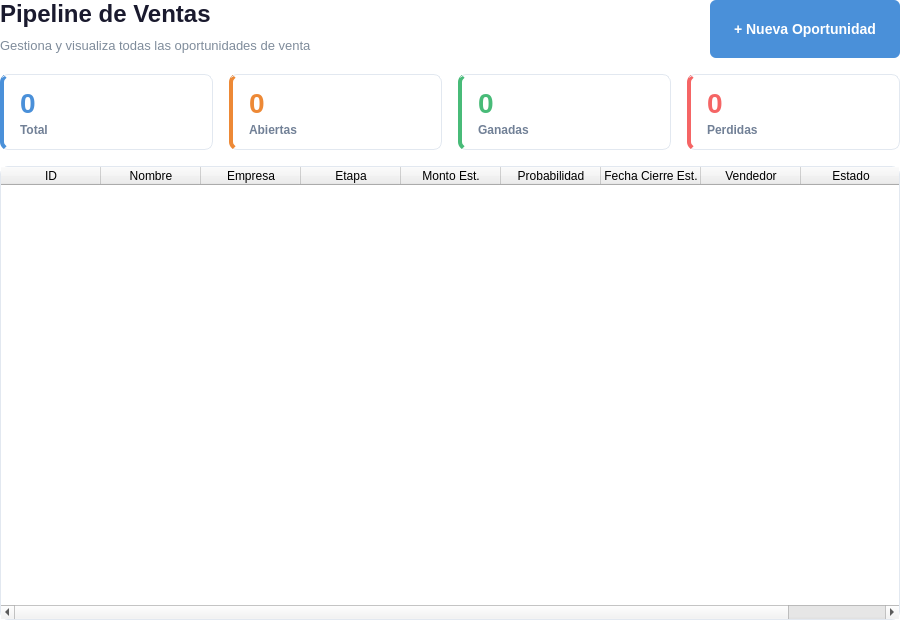
<?xml version="1.0" encoding="UTF-8"?>
<ui version="4.0">
 <class>OportunidadList</class>
 <widget class="QWidget" name="OportunidadList">
  <property name="geometry">
   <rect>
    <x>0</x>
    <y>0</y>
    <width>900</width>
    <height>620</height>
   </rect>
  </property>
  <property name="styleSheet">
   <string notr="true">
/* === GLOBAL === */
QWidget#OportunidadList {
    background-color: transparent;
}

/* === HEADER === */
QLabel#listTitle {
    font-size: 24px;
    font-weight: bold;
    color: #1a1a2e;
}
QLabel#listSubtitle {
    font-size: 13px;
    color: #7f8c9b;
}

/* === BOTON NUEVO === */
QPushButton#btn_nueva_oportunidad {
    background-color: #4a90d9;
    color: white;
    border: none;
    border-radius: 6px;
    font-size: 14px;
    font-weight: 600;
    padding: 10px 24px;
    min-height: 38px;
}
QPushButton#btn_nueva_oportunidad:hover {
    background-color: #3a7bc8;
}
QPushButton#btn_nueva_oportunidad:pressed {
    background-color: #2a6bb8;
}

/* === STAT CARDS === */
QFrame#cardTotal, QFrame#cardAbiertas, QFrame#cardGanadas, QFrame#cardPerdidas {
    background-color: white;
    border: 1px solid #e2e8f0;
    border-radius: 8px;
}
QFrame#cardTotal {
    border-left: 4px solid #4a90d9;
}
QFrame#cardAbiertas {
    border-left: 4px solid #ed8936;
}
QFrame#cardGanadas {
    border-left: 4px solid #48bb78;
}
QFrame#cardPerdidas {
    border-left: 4px solid #f56565;
}

QLabel#statValueTotal {
    font-size: 28px;
    font-weight: bold;
    color: #4a90d9;
}
QLabel#statValueAbiertas {
    font-size: 28px;
    font-weight: bold;
    color: #ed8936;
}
QLabel#statValueGanadas {
    font-size: 28px;
    font-weight: bold;
    color: #48bb78;
}
QLabel#statValuePerdidas {
    font-size: 28px;
    font-weight: bold;
    color: #f56565;
}
QLabel#statLabelTotal, QLabel#statLabelAbiertas, QLabel#statLabelGanadas, QLabel#statLabelPerdidas {
    font-size: 12px;
    color: #718096;
    font-weight: 500;
}

/* === TABLA === */
QTableWidget#tabla_oportunidades {
    background-color: white;
    border: 1px solid #e2e8f0;
    border-radius: 8px;
    gridline-color: #f0f2f5;
    font-size: 13px;
}
QTableWidget#tabla_oportunidades QHeaderView::section {
    background-color: #f7fafc;
    color: #2d3748;
    font-weight: bold;
    font-size: 13px;
    padding: 10px 8px;
    border: none;
    border-bottom: 2px solid #e2e8f0;
    border-right: 1px solid #f0f2f5;
}
QTableWidget#tabla_oportunidades QHeaderView::section:last {
    border-right: none;
}
QTableWidget#tabla_oportunidades::item {
    padding: 10px 8px;
    color: #2d3748;
    border-bottom: 1px solid #f0f2f5;
}
QTableWidget#tabla_oportunidades::item:selected {
    background-color: #ebf8ff;
    color: #2c5282;
}
QTableWidget#tabla_oportunidades::item:hover {
    background-color: #f7fafc;
}
   </string>
  </property>
  <layout class="QVBoxLayout" name="mainLayout">
   <property name="leftMargin">
    <number>0</number>
   </property>
   <property name="topMargin">
    <number>0</number>
   </property>
   <property name="rightMargin">
    <number>0</number>
   </property>
   <property name="bottomMargin">
    <number>0</number>
   </property>
   <property name="spacing">
    <number>16</number>
   </property>

   <!-- HEADER: Titulo + Boton Nuevo -->
   <item>
    <layout class="QHBoxLayout" name="headerLayout">
     <item>
      <layout class="QVBoxLayout" name="titleLayout">
       <property name="spacing">
        <number>4</number>
       </property>
       <item>
        <widget class="QLabel" name="listTitle">
         <property name="text">
          <string>Pipeline de Ventas</string>
         </property>
        </widget>
       </item>
       <item>
        <widget class="QLabel" name="listSubtitle">
         <property name="text">
          <string>Gestiona y visualiza todas las oportunidades de venta</string>
         </property>
        </widget>
       </item>
      </layout>
     </item>
     <item>
      <spacer name="headerSpacer">
       <property name="orientation">
        <enum>Qt::Horizontal</enum>
       </property>
       <property name="sizeHint" stdset="0">
        <size>
         <width>40</width>
         <height>20</height>
        </size>
       </property>
      </spacer>
     </item>
     <item>
      <widget class="QPushButton" name="btn_nueva_oportunidad">
       <property name="text">
        <string>+ Nueva Oportunidad</string>
       </property>
       <property name="cursor">
        <cursorShape>PointingHandCursor</cursorShape>
       </property>
      </widget>
     </item>
    </layout>
   </item>

   <!-- STAT CARDS -->
   <item>
    <layout class="QHBoxLayout" name="statsLayout">
     <property name="spacing">
      <number>16</number>
     </property>

     <!-- Card Total -->
     <item>
      <widget class="QFrame" name="cardTotal">
       <property name="maximumSize">
        <size>
         <width>16777215</width>
         <height>80</height>
        </size>
       </property>
       <layout class="QVBoxLayout" name="cardTotalLayout">
        <property name="leftMargin"><number>16</number></property>
        <property name="topMargin"><number>12</number></property>
        <property name="rightMargin"><number>16</number></property>
        <property name="bottomMargin"><number>12</number></property>
        <property name="spacing"><number>4</number></property>
        <item>
         <widget class="QLabel" name="statValueTotal">
          <property name="text"><string>0</string></property>
         </widget>
        </item>
        <item>
         <widget class="QLabel" name="statLabelTotal">
          <property name="text"><string>Total</string></property>
         </widget>
        </item>
       </layout>
      </widget>
     </item>

     <!-- Card Abiertas -->
     <item>
      <widget class="QFrame" name="cardAbiertas">
       <property name="maximumSize">
        <size>
         <width>16777215</width>
         <height>80</height>
        </size>
       </property>
       <layout class="QVBoxLayout" name="cardAbiertasLayout">
        <property name="leftMargin"><number>16</number></property>
        <property name="topMargin"><number>12</number></property>
        <property name="rightMargin"><number>16</number></property>
        <property name="bottomMargin"><number>12</number></property>
        <property name="spacing"><number>4</number></property>
        <item>
         <widget class="QLabel" name="statValueAbiertas">
          <property name="text"><string>0</string></property>
         </widget>
        </item>
        <item>
         <widget class="QLabel" name="statLabelAbiertas">
          <property name="text"><string>Abiertas</string></property>
         </widget>
        </item>
       </layout>
      </widget>
     </item>

     <!-- Card Ganadas -->
     <item>
      <widget class="QFrame" name="cardGanadas">
       <property name="maximumSize">
        <size>
         <width>16777215</width>
         <height>80</height>
        </size>
       </property>
       <layout class="QVBoxLayout" name="cardGanadasLayout">
        <property name="leftMargin"><number>16</number></property>
        <property name="topMargin"><number>12</number></property>
        <property name="rightMargin"><number>16</number></property>
        <property name="bottomMargin"><number>12</number></property>
        <property name="spacing"><number>4</number></property>
        <item>
         <widget class="QLabel" name="statValueGanadas">
          <property name="text"><string>0</string></property>
         </widget>
        </item>
        <item>
         <widget class="QLabel" name="statLabelGanadas">
          <property name="text"><string>Ganadas</string></property>
         </widget>
        </item>
       </layout>
      </widget>
     </item>

     <!-- Card Perdidas -->
     <item>
      <widget class="QFrame" name="cardPerdidas">
       <property name="maximumSize">
        <size>
         <width>16777215</width>
         <height>80</height>
        </size>
       </property>
       <layout class="QVBoxLayout" name="cardPerdidasLayout">
        <property name="leftMargin"><number>16</number></property>
        <property name="topMargin"><number>12</number></property>
        <property name="rightMargin"><number>16</number></property>
        <property name="bottomMargin"><number>12</number></property>
        <property name="spacing"><number>4</number></property>
        <item>
         <widget class="QLabel" name="statValuePerdidas">
          <property name="text"><string>0</string></property>
         </widget>
        </item>
        <item>
         <widget class="QLabel" name="statLabelPerdidas">
          <property name="text"><string>Perdidas</string></property>
         </widget>
        </item>
       </layout>
      </widget>
     </item>

    </layout>
   </item>

   <!-- TABLA DE OPORTUNIDADES -->
   <item>
    <widget class="QTableWidget" name="tabla_oportunidades">
     <property name="editTriggers">
      <set>QAbstractItemView::NoEditTriggers</set>
     </property>
     <property name="selectionMode">
      <enum>QAbstractItemView::SingleSelection</enum>
     </property>
     <property name="selectionBehavior">
      <enum>QAbstractItemView::SelectRows</enum>
     </property>
     <property name="showGrid">
      <bool>true</bool>
     </property>
     <property name="columnCount">
      <number>9</number>
     </property>
     <column>
      <property name="text"><string>ID</string></property>
     </column>
     <column>
      <property name="text"><string>Nombre</string></property>
     </column>
     <column>
      <property name="text"><string>Empresa</string></property>
     </column>
     <column>
      <property name="text"><string>Etapa</string></property>
     </column>
     <column>
      <property name="text"><string>Monto Est.</string></property>
     </column>
     <column>
      <property name="text"><string>Probabilidad</string></property>
     </column>
     <column>
      <property name="text"><string>Fecha Cierre Est.</string></property>
     </column>
     <column>
      <property name="text"><string>Vendedor</string></property>
     </column>
     <column>
      <property name="text"><string>Estado</string></property>
     </column>
    </widget>
   </item>

  </layout>
 </widget>
 <resources/>
 <connections/>
</ui>
